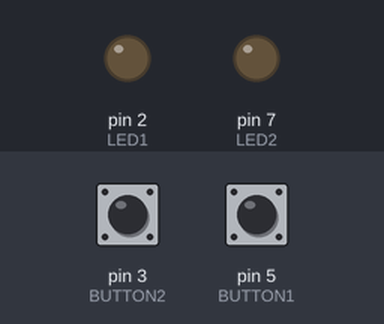
Simulated run of this sketch. Board: Arduino Uno, built with avr-gcc and run on an emulated ATmega328P. Shown: output pins drawn as LEDs (lit = HIGH). Inputs (shaded band) come from the test bench; at power-on: pin 3 (BUTTON2) LOW, pin 5 (BUTTON1) LOW.

Above: at 1.2 s.
1.3 s: pin 3 (BUTTON2) pulled HIGH for 0.15 s
At 1.9 s:
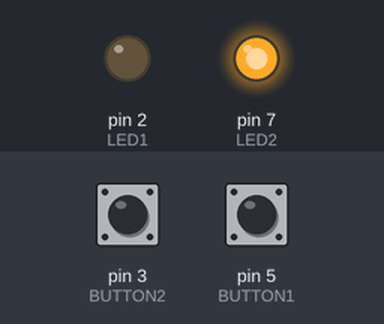
2.9 s: pin 5 (BUTTON1) pulled HIGH for 0.15 s
At 4.1 s:
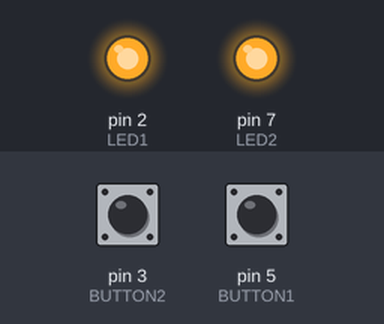
4.5 s: pin 3 (BUTTON2) pulled HIGH for 1 s
At 5.5 s:
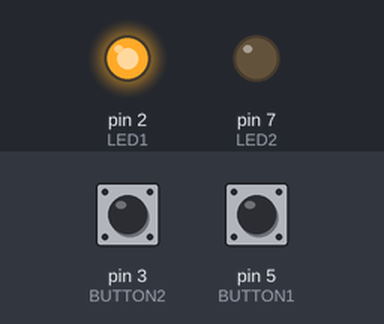
7.0 s: pin 3 (BUTTON2) pulled HIGH for 3.2 s
At 7.4 s:
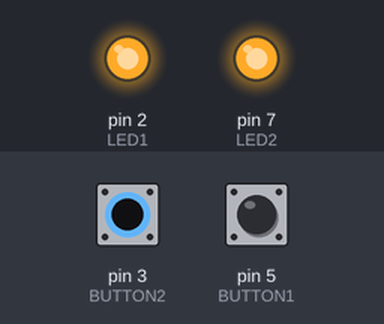
11.7 s: pin 5 (BUTTON1) pulled HIGH for 1 s
At 12.2 s:
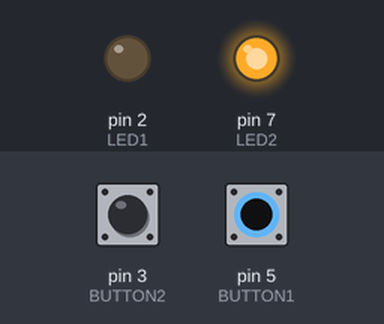
Timing chart, 0 to 14.7 s (numbered marks = the images above; inputs shaded):
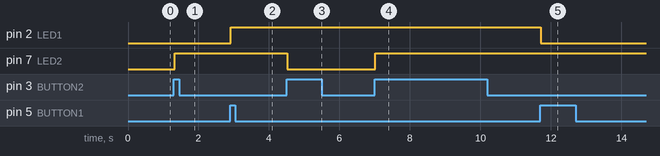

The sketch:

Relay_LED4.ino
```cpp
const int LED1 = 2;
const int LED2 = 7;

const int BUTTON1 = 5;//the input pin where the
const int BUTTON2 = 3;//the input pin where the

int val1 = 0;         //val will be used to store the state
                     //of the input pin
int old_val1 = 0;     //this variable stores the previous
                     //value of "val"
int state1 = 0;       //0 = LED off while 1 = LED on

int val2 = 0;         //val will be used to store the state
                     //of the input pin
int old_val2 = 0;     //this variable stores the previous
                     //value of "val"
int state2 = 0;       //0 = LED off while 1 = LED on

void setup() {
  // put your setup code here, to run once:
pinMode(LED1, OUTPUT); // sets the digital pin as output
pinMode(LED2, OUTPUT); // sets the digital pin as output
pinMode(BUTTON1,INPUT);  //and the Button is an input
pinMode(BUTTON2,INPUT);  //and the Button is an input
}

void loop() {
  // put your main code here, to run repeatedly:

val1 = digitalRead(BUTTON1);//read input value and store it
val2 = digitalRead(BUTTON2);//read input value and store it

if ((val1 == HIGH)&&(old_val1==LOW)){
  delay(10);
}
if ((val1 == HIGH)&&(old_val1==LOW)){
  state1 = 1 - state1;
  delay(10);
}

if ((val2 == HIGH)&&(old_val2==LOW)){
  delay(10);
}
if ((val2 == HIGH)&&(old_val2==LOW)){
  state2 = 1 - state2;
  delay(10);
}

old_val1 = val1;          //val is now old, let's store it
old_val2 = val2;          //val is now old, let's store it

if (state1 == 1){
digitalWrite(LED1, HIGH); // turns the LED on

}else{
digitalWrite(LED1, LOW);  // turns the LED off
}

if (state2 == 1){
digitalWrite(LED2, HIGH); // turns the LED on

}else{
digitalWrite(LED2, LOW);  // turns the LED off
}

}
```

Measured:
- after the input at 1.3 s, pin 7 (LED2): LOW → HIGH at once
- after the input at 2.9 s, pin 2 (LED1): LOW → HIGH at once
- after the input at 4.5 s, pin 7 (LED2): HIGH → LOW at once
- after the input at 7.0 s, pin 7 (LED2): LOW → HIGH at once
- after the input at 11.7 s, pin 2 (LED1): HIGH → LOW at once
